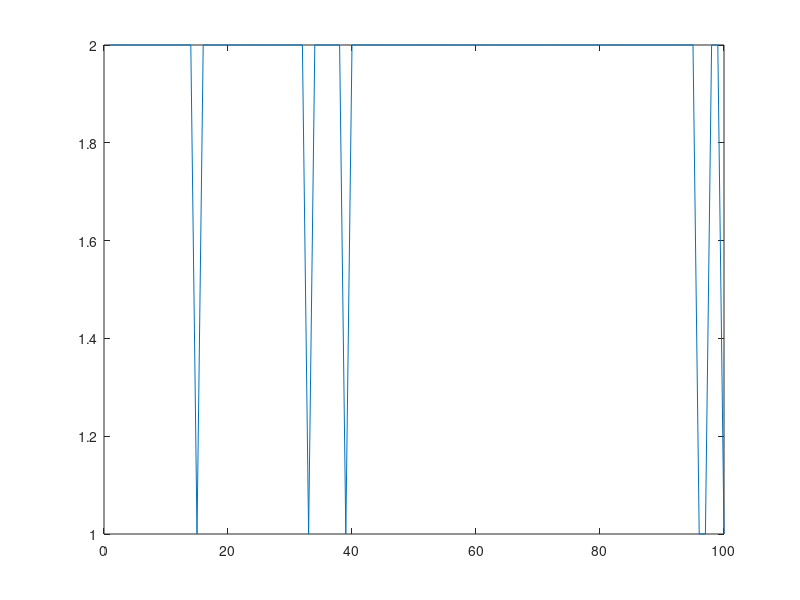

Write the MATLAB code that produced this figure.
emis = [0.2,0.2,0.2,0.2,0.2,0.2;0.1,0.1,0.1,0.1,0.1,0.1];
tprobs = [0.2,0.8;0.1,0.9];
[seq,states] = hmmgenerate(100,tprobs,emis);
states2 = hmmviterbi(seq,tprobs,emis);

accuracy = sum(states == states2);

plot(1:length(states),states,'-')